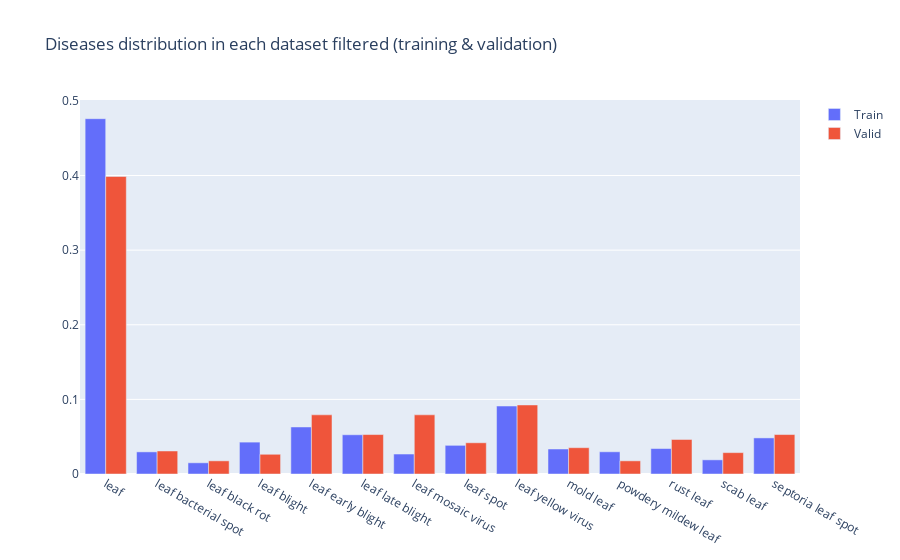

Source (notebook cell):
### Markdown cell above
Let's check the final distribution

### Code cell
train_stats, train_diseases  = get_bar_stats(df_filtered[df_filtered["LearnTag"] == "Train"])
validation_stats, validation_diseases = get_bar_stats(df_filtered[df_filtered["LearnTag"] == "Validation"])

fig = go.Figure(data=[
                go.Bar(name='Train', x=train_diseases, y= train_stats),
                go.Bar(name='Valid', x=validation_diseases, y=validation_stats)]
               )

fig.update_layout(barmode='group', title = "Diseases distribution in each dataset filtered (training & validation)")

### Figure 1 — Plotly figure (JSON) as saved in the notebook; plotly's stock layout.template omitted (floating-point values rounded to 4 significant figures)
{"data": [{"name": "Train", "type": "bar", "x": ["leaf", "leaf bacterial spot", "leaf black rot", "leaf blight", "leaf early blight", "leaf late blight", "leaf mosaic virus", "leaf spot", "leaf yellow virus", "mold leaf", "powdery mildew leaf", "rust leaf", "scab leaf", "septoria leaf spot"], "y": [0.4761, 0.02964, 0.015, 0.04273, 0.06301, 0.05257, 0.02676, 0.03841, 0.09109, 0.03349, 0.02976, 0.03409, 0.01896, 0.04837]}, {"name": "Valid", "type": "bar", "x": ["leaf", "leaf bacterial spot", "leaf black rot", "leaf blight", "leaf early blight", "leaf late blight", "leaf mosaic virus", "leaf spot", "leaf yellow virus", "mold leaf", "powdery mildew leaf", "rust leaf", "scab leaf", "septoria leaf spot"], "y": [0.3987, 0.03084, 0.01762, 0.02643, 0.0793, 0.05286, 0.0793, 0.04185, 0.09251, 0.03524, 0.01762, 0.04626, 0.02863, 0.05286]}], "layout": {"barmode": "group", "title": {"text": "Diseases distribution in each dataset filtered (training & validation)"}}}
